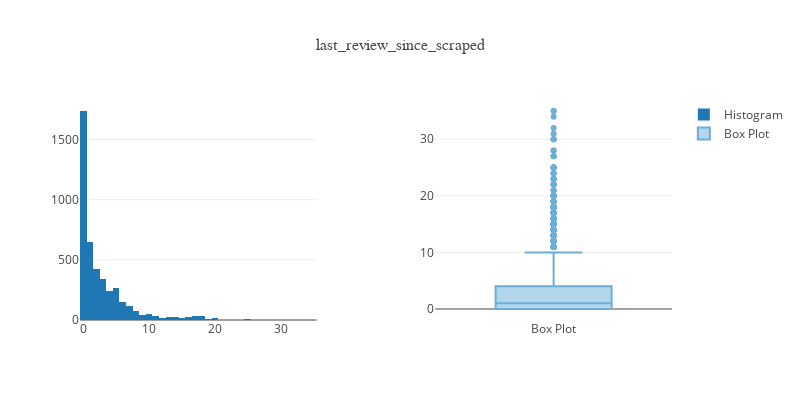

The notebook cell this image was saved under:
### Code cell
x = sorted(df.last_review_since_scraped.tolist())
layout = go.Layout(
    title = 'last_review_since_scraped',
    titlefont=dict(
            family='Courier New, monospace',
            size=16,
#             color='#7f7f7f'
        ),
    xaxis=dict(
        domain=[0, 0.4]
    ),
    xaxis2=dict(
        domain=[0.6, 1]
    ),
    yaxis2=dict(
        anchor='x2'
    ),
    autosize=False,
    width=800,
    height=400,
)

trace1 = go.Histogram(
    name='Histogram',
    x=x,
    xaxis='x1',
    yaxis='y1'
)

trace2 = go.Box(
    name='Box Plot',
    y=x,
    boxpoints = 'outliers',
    marker = dict(
        color = 'rgb(107,174,214)'),
    line = dict(
        color = 'rgb(107,174,214)'),
    xaxis='x2',
    yaxis='y2'
)

data = [trace1, trace2]
fig = go.Figure(data=data,layout=layout)
offline.iplot(fig)

### Figure 1 — Plotly figure (JSON) as saved in the notebook; plotly's stock layout.template omitted (floating-point values rounded to 4 significant figures; data arrays with more than 128 entries replaced by an {"elided": "..."} marker saying what was removed)
{"data": [{"name": "Histogram", "type": "histogram", "uid": "1b8e1416-0ee6-4937-9b8a-bfdd4f7398e1", "x": {"elided": "4375 int values"}, "xaxis": "x", "yaxis": "y"}, {"boxpoints": "outliers", "line": {"color": "rgb(107,174,214)"}, "marker": {"color": "rgb(107,174,214)"}, "name": "Box Plot", "type": "box", "uid": "35ed9121-726d-4526-a1b4-a392611c7737", "xaxis": "x2", "y": {"elided": "4375 int values"}, "yaxis": "y2"}], "layout": {"autosize": false, "height": 400, "title": {"font": {"family": "Courier New, monospace", "size": 16}, "text": "last_review_since_scraped"}, "width": 800, "xaxis": {"autorange": true, "domain": [0, 0.4], "range": [-0.5, 35.5], "type": "linear"}, "xaxis2": {"autorange": true, "domain": [0.6, 1], "range": [-0.5, 0.5], "type": "category"}, "yaxis": {"autorange": true, "range": [0, 1828.0]}, "yaxis2": {"anchor": "x2", "autorange": true, "range": [-1.944, 36.94], "type": "linear"}}}
